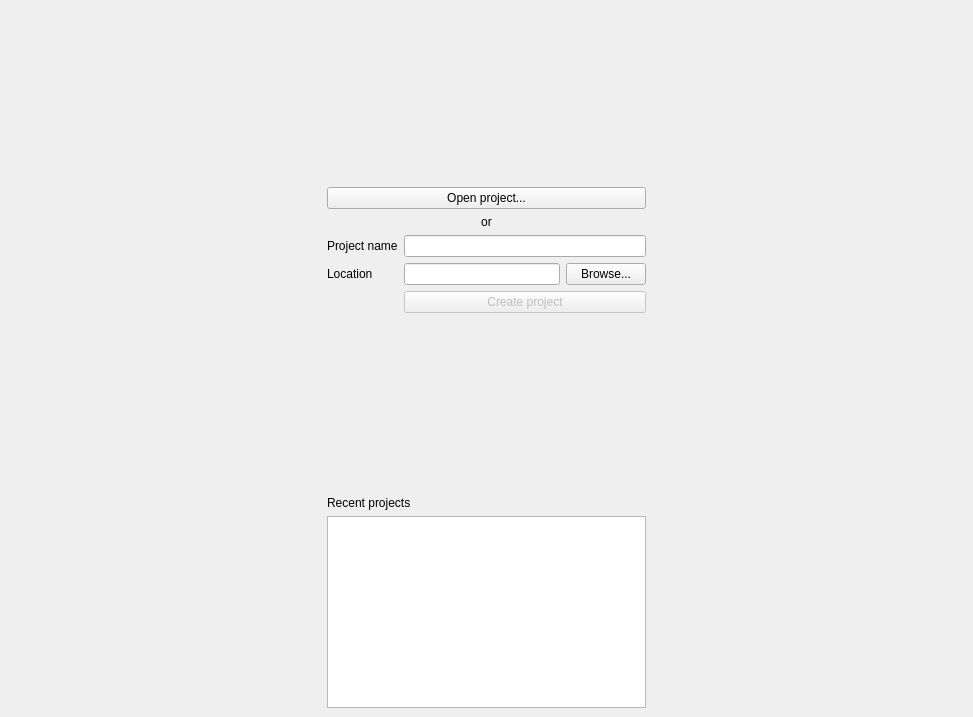
<?xml version="1.0" encoding="UTF-8"?>
<ui version="4.0">
 <class>ProjectSelector</class>
 <widget class="QMainWindow" name="ProjectSelector">
  <property name="geometry">
   <rect>
    <x>0</x>
    <y>0</y>
    <width>973</width>
    <height>717</height>
   </rect>
  </property>
  <property name="windowTitle">
   <string>OrbitEngine - Project Selector</string>
  </property>
  <property name="unifiedTitleAndToolBarOnMac">
   <bool>false</bool>
  </property>
  <widget class="QWidget" name="centralwidget">
   <property name="autoFillBackground">
    <bool>false</bool>
   </property>
   <layout class="QVBoxLayout" name="verticalLayout_2">
    <item>
     <layout class="QHBoxLayout" name="horizontalLayout_2">
      <item>
       <spacer name="horizontalSpacer_2">
        <property name="orientation">
         <enum>Qt::Horizontal</enum>
        </property>
        <property name="sizeHint" stdset="0">
         <size>
          <width>40</width>
          <height>20</height>
         </size>
        </property>
       </spacer>
      </item>
      <item>
       <layout class="QVBoxLayout" name="verticalLayout">
        <property name="sizeConstraint">
         <enum>QLayout::SetDefaultConstraint</enum>
        </property>
        <property name="rightMargin">
         <number>0</number>
        </property>
        <item>
         <spacer name="verticalSpacer">
          <property name="orientation">
           <enum>Qt::Vertical</enum>
          </property>
          <property name="sizeHint" stdset="0">
           <size>
            <width>20</width>
            <height>40</height>
           </size>
          </property>
         </spacer>
        </item>
        <item>
         <widget class="QPushButton" name="btnOpenProject">
          <property name="text">
           <string>Open project...</string>
          </property>
         </widget>
        </item>
        <item>
         <widget class="QLabel" name="label_3">
          <property name="text">
           <string>or</string>
          </property>
          <property name="alignment">
           <set>Qt::AlignCenter</set>
          </property>
         </widget>
        </item>
        <item>
         <layout class="QGridLayout" name="gridLayout">
          <property name="sizeConstraint">
           <enum>QLayout::SetMinimumSize</enum>
          </property>
          <property name="bottomMargin">
           <number>0</number>
          </property>
          <item row="4" column="3">
           <widget class="QPushButton" name="btnCreateProject">
            <property name="enabled">
             <bool>false</bool>
            </property>
            <property name="layoutDirection">
             <enum>Qt::LeftToRight</enum>
            </property>
            <property name="text">
             <string>Create project</string>
            </property>
           </widget>
          </item>
          <item row="3" column="3">
           <layout class="QHBoxLayout" name="horizontalLayout">
            <property name="sizeConstraint">
             <enum>QLayout::SetDefaultConstraint</enum>
            </property>
            <item>
             <widget class="QLineEdit" name="txtLocationProject"/>
            </item>
            <item>
             <widget class="QPushButton" name="btnBrowseProject">
              <property name="text">
               <string>Browse...</string>
              </property>
             </widget>
            </item>
           </layout>
          </item>
          <item row="3" column="2">
           <widget class="QLabel" name="label_2">
            <property name="sizePolicy">
             <sizepolicy hsizetype="Preferred" vsizetype="Maximum">
              <horstretch>0</horstretch>
              <verstretch>0</verstretch>
             </sizepolicy>
            </property>
            <property name="text">
             <string>Location</string>
            </property>
           </widget>
          </item>
          <item row="2" column="2">
           <widget class="QLabel" name="label">
            <property name="text">
             <string>Project name</string>
            </property>
           </widget>
          </item>
          <item row="2" column="3">
           <widget class="QLineEdit" name="txtProjectName"/>
          </item>
         </layout>
        </item>
        <item>
         <spacer name="verticalSpacer_2">
          <property name="orientation">
           <enum>Qt::Vertical</enum>
          </property>
          <property name="sizeHint" stdset="0">
           <size>
            <width>20</width>
            <height>40</height>
           </size>
          </property>
         </spacer>
        </item>
        <item>
         <layout class="QVBoxLayout" name="verticalLayout_3">
          <item>
           <widget class="QLabel" name="label_4">
            <property name="text">
             <string>Recent projects</string>
            </property>
           </widget>
          </item>
          <item>
           <widget class="QListWidget" name="listRecentProjects">
            <property name="enabled">
             <bool>true</bool>
            </property>
            <property name="sizePolicy">
             <sizepolicy hsizetype="Minimum" vsizetype="Expanding">
              <horstretch>0</horstretch>
              <verstretch>0</verstretch>
             </sizepolicy>
            </property>
           </widget>
          </item>
         </layout>
        </item>
       </layout>
      </item>
      <item>
       <spacer name="horizontalSpacer">
        <property name="orientation">
         <enum>Qt::Horizontal</enum>
        </property>
        <property name="sizeHint" stdset="0">
         <size>
          <width>27</width>
          <height>221</height>
         </size>
        </property>
       </spacer>
      </item>
     </layout>
    </item>
   </layout>
  </widget>
 </widget>
 <resources/>
 <connections/>
</ui>
